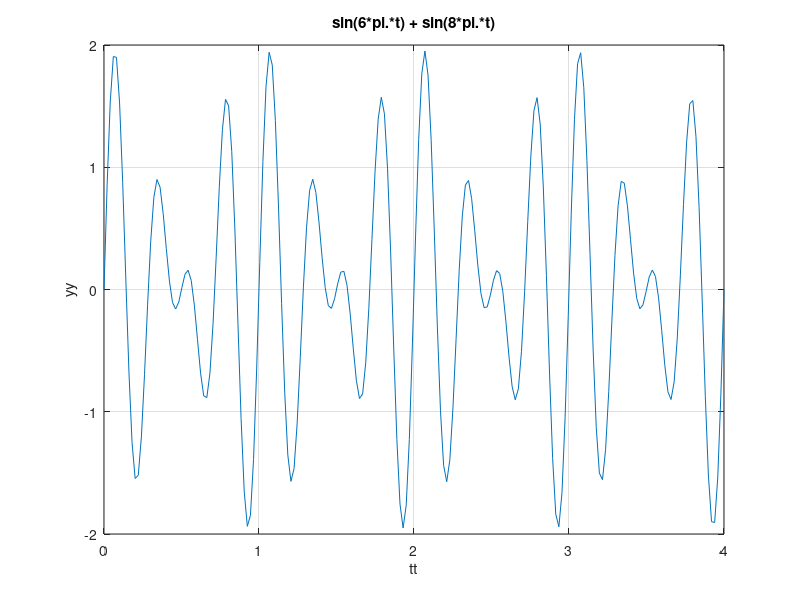

Reproduce this figure in MATLAB.
%alinea d)
t = linspace(0,4,200);
zt = sin(6*pi.*t) + sin(8*pi.*t);

%f1 = 3; f2 = 4; f0 = MDC(f1, f2) = MDC(3, 4) = 1
%f = ?   T = 1/f   A = valor máximo
f = 1
A = 1,951
T = 1

plot(t, zt) 
title('sin(6*pi.*t) + sin(8*pi.*t)')
xlabel('tt')
ylabel('yy')
grid on